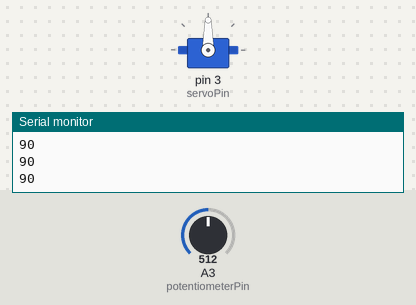
The sketch below on a simulated Arduino Uno, built with avr-gcc and run on an emulated ATmega328P. Parts: servo, the last lines printed to the serial monitor. The inputs (shaded band) are chosen by the test bench; at power-on: A3 (potentiometerPin) = 512.

Above: at 1.2 s.
1.3 s: A3 (potentiometerPin) set to 716
At 2.5 s:
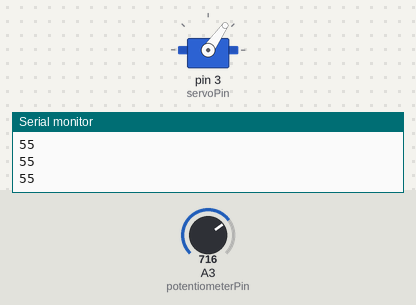
2.8 s: A3 (potentiometerPin) set to 900
At 3.8 s:
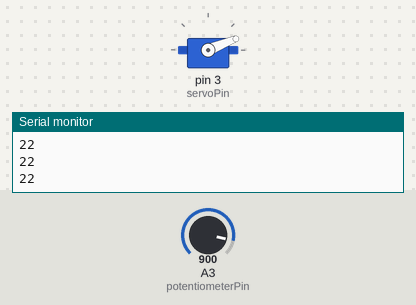
4.3 s: A3 (potentiometerPin) set to 1023
At 5.2 s:
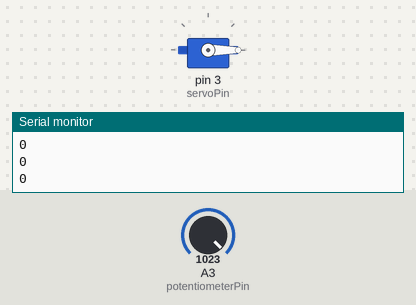
5.8 s: A3 (potentiometerPin) set to 306
At 6.5 s:
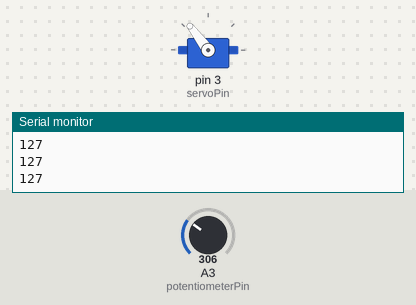
7.3 s: A3 (potentiometerPin) set to 122
At 7.8 s:
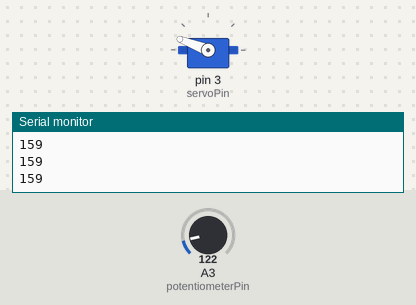
8.8 s: A3 (potentiometerPin) set to 0
At 9.2 s:
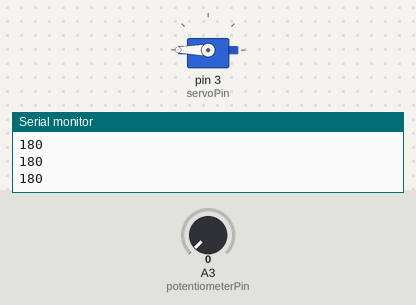
Timing chart, 0 to 11.3 s (numbered marks = the images above; inputs shaded):
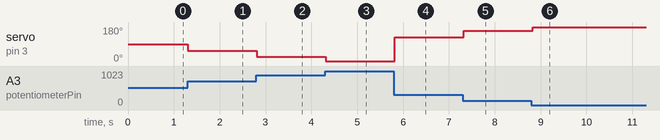

Measured:
- after the input at 1.3 s, servo on pin 3 (servoPin): 90° → 55° at once
- after the input at 2.8 s, servo on pin 3 (servoPin): 55° → 22° at once
- after the input at 4.3 s, servo on pin 3 (servoPin): 22° → 0° at once
- after the input at 5.8 s, servo on pin 3 (servoPin): 0° → 127° at once
- after the input at 7.3 s, servo on pin 3 (servoPin): 127° → 159° at once
- after the input at 8.8 s, servo on pin 3 (servoPin): 159° → 180° at once

The sketch:

project6.ino
```cpp
/*========================================================
   Irene Alvarado
   Gadgets and Sensors

   Project 6:
   Build a device which moves a servo motor under the control of a potentiometer. When the
  potentiometer is turned fully clockwise the servo motor should be turned fully clockwise.
  As the potentiometer is turned counter-clockwise, the servo should track this movement,
  turning counter-clockwise, and when the potentiometer is turned fully counter-clockwise,
  the servo should be turned fully counter-clockwise.
  ========================================================*/

#include <Servo.h>

int potentiometerPin = 17;    // select the input pin for the potentiometer
int servoPin = 3; // Select the pin for the servo motor

int val = 0;       // variable to store the value coming from the sensor

Servo myservo;  // create servo object to control a servo

void setup() {
  Serial.begin(9600);

  myservo.attach(servoPin);  // attaches the servo on pin 9 to the servo object
}

void loop() {
  val = analogRead(potentiometerPin); // reads the value of the potentiometer (value between 0 and 1023)
  val = map(val, 0, 1023, 180, 0);     // scale it to use it with the servo (value between 0 and 180)
  Serial.println(val);
  myservo.write(val);                  // sets the servo position according to the scaled value
  delay(100);                           // waits for the servo to get there

}
```
